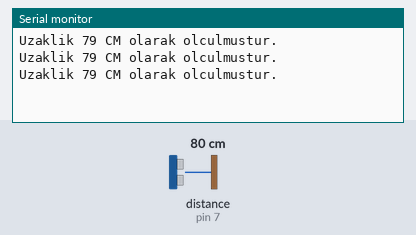
Recording of a sketch running on a simulated Arduino Uno, built with avr-gcc and run on an emulated ATmega328P. Shown: the last lines printed to the serial monitor. Wiring (inferred from the names in the program): ultrasonic range finder: trigger pin 6; echo pin 7. The inputs (shaded band) are chosen by the test bench; at power-on: distance to the obstacle (sensor on pin 7) 80 cm. The echo pulse lasts 58.3 µs per cm.

Above: at 1.3 s.
1.4 s: distance to the obstacle (sensor on pin 7) set to 2 cm
At 1.9 s:
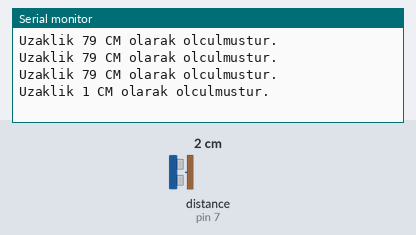
2.9 s: distance to the obstacle (sensor on pin 7) set to 4 cm
At 3.4 s:
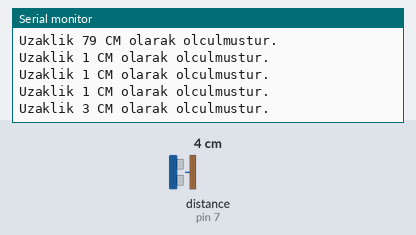
Timing chart, 0 to 5.9 s (numbered marks = the images above; inputs shaded):
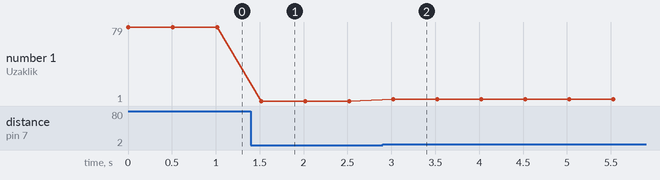

Measured:
- after the input at 1.4 s, the serial monitor: prints a new line after 0.12 s (image 1)
- after the input at 2.9 s, the serial monitor: prints a new line after 0.12 s (image 2)
- plotted number 1: 79 → 1 after the input at 1.4 s, 1 → 3 after the input at 2.9 s

The sketch:

06_hcsr04_mesafe.ino
```cpp
int trigPin = 6;  // Sensorun trig pini Arduinonun 6 numarali ayagina baglandi.
int echoPin = 7;  // Sensorun echo pini Arduinonun 7 numarali ayagina baglandi.

long sure;
long uzaklik;

void setup() {
  pinMode(trigPin, OUTPUT); // trig pini cikis olarak ayarlandi.
  pinMode(echoPin, INPUT);  // echo pini giris olarak ayarlandi.
  Serial.begin(9600); // Seri haberlesme baslatildi.
}

void loop() {
  digitalWrite(trigPin, LOW);   // Sensor pasif hale getirildi.
  delayMicroseconds(5);
  digitalWrite(trigPin, HIGH);  // Sensore ses dalgasinin uretmesi icin emir verildi.
  delayMicroseconds(10);
  digitalWrite(trigPin, LOW);   // Yeni dalgalarin uretilmemesi icin trig pini LOW konumuna getirildi.
  sure = pulseIn(echoPin, HIGH);  // Ses dalgasinin geri donmesi icin gecen sure olculuyor.
  uzaklik = sure /29.1/2; // Olculen sure uzakliga cevriliyor.
  if(uzaklik > 200) {
    uzaklik = 200;
  }
  Serial.print("Uzaklik ");
  Serial.print(uzaklik);  // Hesaplanan uzaklik bilgisayara aktariliyor.
  Serial.println(" CM olarak olculmustur.");
  delay(500);
}
```
